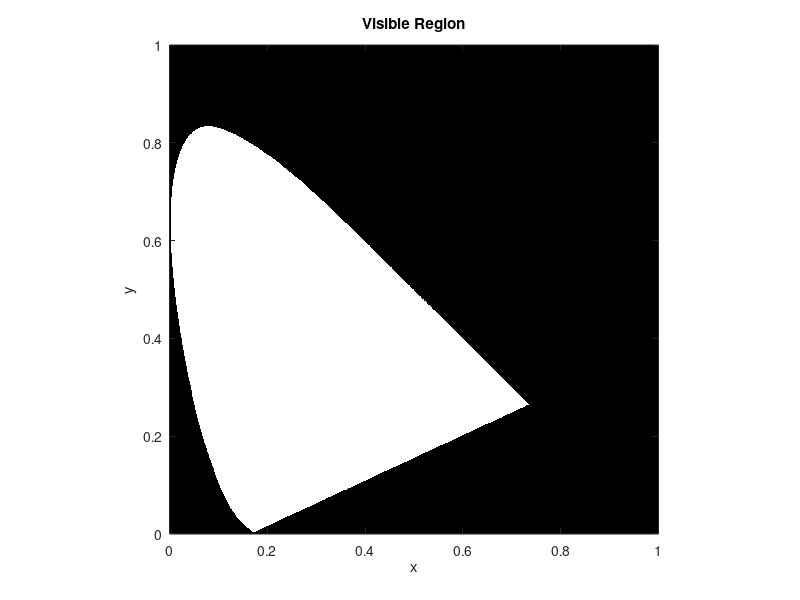

The MATLAB script that drew this image: (Note: this script raises an error after producing the figure.)
% EE368/CS232 Digital Image Processing 
% Bernd Girod 
% Department of Electrical Engineering, Stanford University 
% Script by Qiyuan Tian and David Chen 
% CIE chromaticity diagram 
clear, clc, close all 
%% Detect points inside the diagram 
load('ciexyz31_1.mat', 'CMFs'); 
X = CMFs(:, 2); 
Y = CMFs(:, 3); 
Z = CMFs(:, 4); 
x = X ./ (X+Y+Z); 
y = Y ./ (X+Y+Z); 
z = Z ./ (X+Y+Z); 
resolution = 1000; 
x = resolution * x; 
y = resolution * y; 
z = resolution * z; 
xIndex = repmat((1 : resolution), resolution, 1); 
yIndex = xIndex'; 
% IN = inpolygon(xIndex, yIndex, x, y); 
load('IN.mat'); 
figure(1), clf, imshow(IN, 'XData', linspace(0,1,resolution), ... 
    'YData', linspace(0,1,resolution)); axis on; set(gca, 'YDir', 'Normal'); 
xlabel('x'); 
ylabel('y'); 
title('Visible Region'); 
xImg = xIndex .* IN / resolution; 
yImg = yIndex .* IN / resolution; 
zImg = (resolution - xIndex - yIndex) .* IN / resolution; 
xyzImg = cat(3, xImg, yImg, zImg); 
%% Convert from xyz to RGB 
% Reference: http://www.brucelindbloom.com/index.html?ChromaticityGamuts.html 
sigma = 0.0001; 
xr = 0.735; 
yr = 0.265; 
xg = sigma; 
yg = 1; 
xb = sigma; 
yb = -0.074; 
Xr = xr / yr; 
Yr = 1; 
Zr = (1 - xr - yr) / yr; 
Xg = xg / yg; 
Yg = 1; 
Zg = (1 - xg - yg) / yg; 
Xb = xb / yb; 
Yb = 1; 
Zb = (1 - xb - yb) / yb; 
white = whitepoint('D65')'; 
m = [Xr, Xg, Xb; Yr, Yg, Yb; Zr, Zg, Zb]; 
S = inv(m) * white; 
Sr = S(1); Sg = S(2); 
Sb = S(3); 
M_rgb2xyz = [Sr * Xr, Sg * Xg, Sb * Xb; Sr * Yr, Sg * Yg, Sb * Yb; Sr * Zr, Sg * Zg, Sb * Zb]; 
M_xyz2rgb = inv(M_rgb2xyz); 
rgbImg = colorSpaceTransform(xyzImg, M_xyz2rgb); 
figure(2), clf; imshow(rgbImg, 'XData', linspace(0,1,resolution), ... 
    'YData', linspace(0,1,resolution)); axis on; set(gca, 'YDir', 'Normal'); 
xlabel('x'); 
ylabel('y'); 
title('Chromaticity Diagram'); 
imwrite(rgbImg, 'Chromaticity_Diagram_chromaDiagram.png');